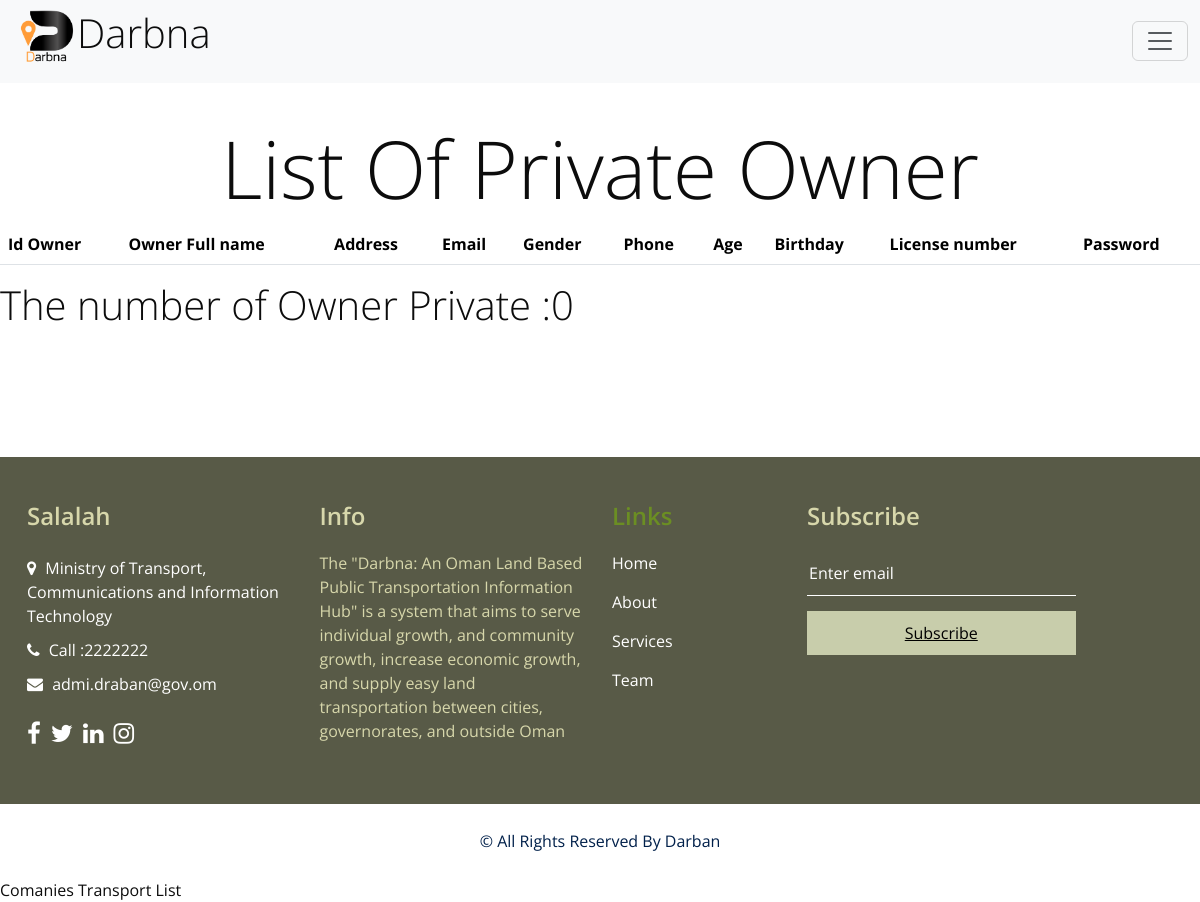
The app's page /PrivateOwnerList.php, older data.
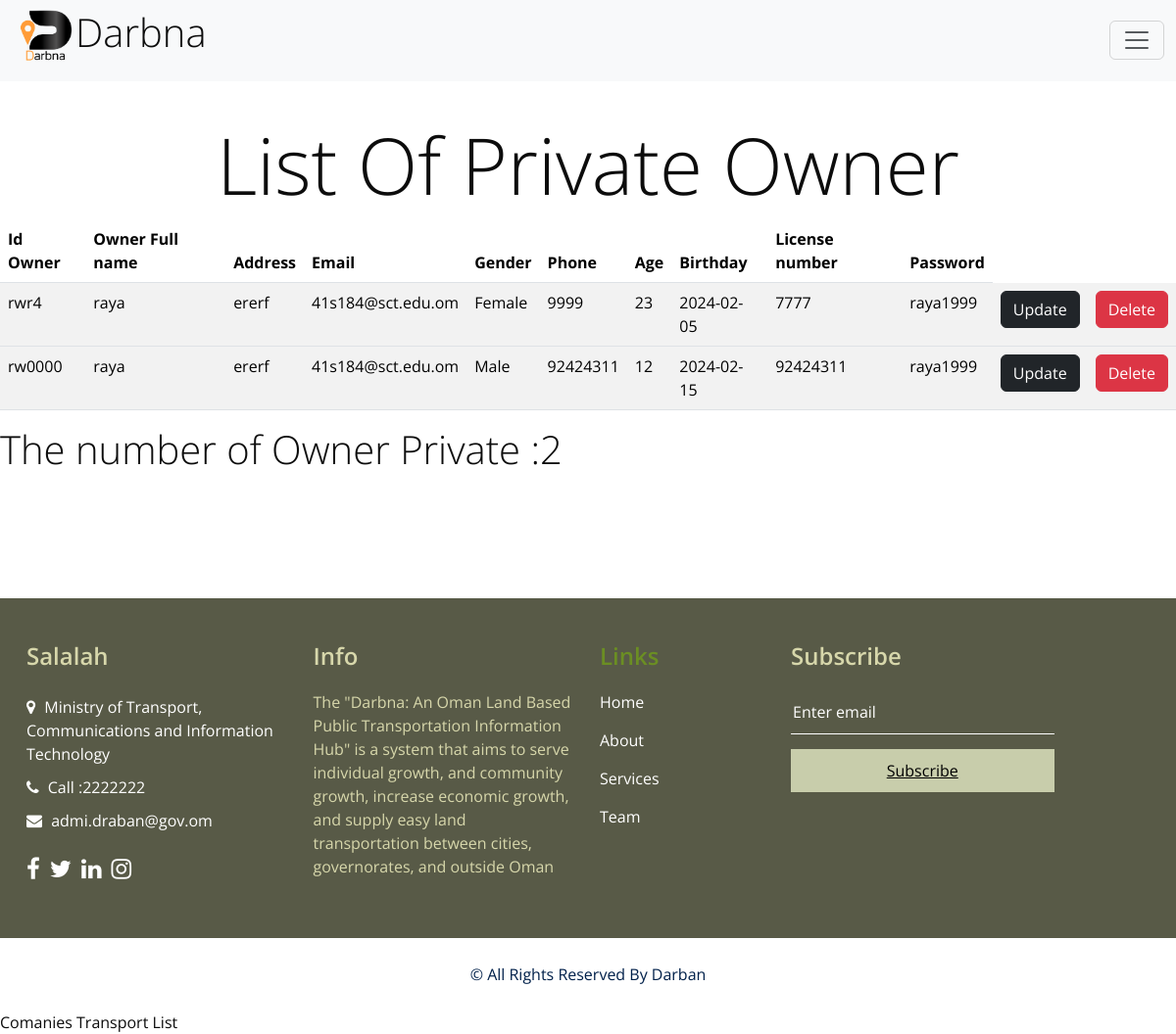
The same page, newer data.
### tables this page shows
CREATE TABLE IF NOT EXISTS `owner_info` (
  `OwnerID` varchar(8) NOT NULL,
  `OName` varchar(20) NOT NULL,
  `Address` varchar(18) NOT NULL,
  `Email` varchar(20) NOT NULL,
  `Gender` varchar(6) NOT NULL,
  `Phone` int(8) NOT NULL,
  `Age` int(3) NOT NULL,
  `Birthday` date NOT NULL,
  `Licensenumber` int(10) NOT NULL,
  `Password` varchar(8) NOT NULL,
  `RePassword` varchar(8) NOT NULL
);

### PrivateOwnerList.php (the view, shortened to what this page needs)
<?php session_start() ?><!DOCTYPE html>
<html>
<head>
  <link href="https://cdn.jsdelivr.net/npm/bootstrap@5.3.2/dist/css/bootstrap.min.css" rel="stylesheet">
<link rel="stylesheet" href="style.css">
      <link href="https://cdn.jsdelivr.net/npm/bootstrap@5.3.2/dist/css/bootstrap.min.css" rel="stylesheet">
    </head>
    <body>
    </body>
  </html>
  <link rel="stylesheet" type="text/css" href="https://cdnjs.cloudflare.com/ajax/libs/OwlCarousel2/2.3.4/assets/owl.carousel.min.css" />
  <link href="css/font-awesome.min.css" rel="stylesheet" />
  <link href="css/style.css" rel="stylesheet" />
  <link href="css/responsive.css" rel="stylesheet" />
</head>
<body>
    <header>
     <nav class="navbar bg-body-tertiary fixed-top">
        <div class="container-fluid">
            <h3 class="display-6"><img src="images/o.png" style="height: 60ox;width: 65px;">Darbna</h3>
          <button class="navbar-toggler" type="button" data-bs-toggle="offcanvas" data-bs-target="#offcanvasNavbar" aria-controls="offcanvasNavbar" aria-label="Toggle navigation">
            <span class="navbar-toggler-icon"></span>
          </button>
        </div>
      </nav></header>
    <br><br><br><br><br>
    <h1 class="display-1" style="text-align: center;">List Of Private Owner</h1>
    <?php
   include 'dbconnect.php';
            $sql="SELECT * FROM owner_info ";
            if(!$result=$conn->query($sql)){
                die("There was an error running the query".$conn->error);
             }
    echo '<table class="table table-striped">';
    echo "<thead><tr>";
    echo  "<th>Id Owner</th>";
    echo "<th>Owner Full name</th>";
    echo "<th>Address</th>";
    echo "<th>Email</th>";
    echo   "<th>Gender</th>";
    echo "<th>Phone</th>";
    echo  "<th>Age</th>";
    echo "<th>Birthday</th>";
    echo "<th>License number</th>";
    echo  "<th>Password</th>";
    echo "</tr></thead>";
    echo "<tbody>";
    $i=0;
    while ($row = mysqli_fetch_array($result, MYSQLI_ASSOC)){
        echo "  <tbody>";
        echo "<tr>";
        echo "<td>{$row ['OwnerID']}</td>";
        echo "<td>{$row ['OName']}</td>";
        echo "<td>{$row ['Address']}</td>";
        echo "<td>{$row ['Email']}</td>";
        echo "<td>{$row ['Gender']}</td>";
        echo "<td>{$row ['Phone']}</td>";
        echo "<td>{$row ['Age']}</td>";
        echo "<td>{$row ['Birthday']}</td>";
        echo "<td>{$row ['Licensenumber']}</td>";
        echo "<td>{$row ['Password']}</td>";
      $i=$i+1;
      echo "<td><a class='btn btn-dark' href='adminUpdatePOwner.php?OwnerID={$row['OwnerID']}&Email={$row ['Email']}&Password={$row ['Password']}'>Update</a></td>";
      echo '<form action="adminDeleteOwaner.php" method="POST">';
            echo "<th><input type='submit' value='Delete' name='delete' class='btn btn-danger'></th>";
          echo "</form>";}
      echo "</tbody>";
      echo "</table> ";
      echo "<h6 class='display-6' > The number of Owner Private :$i</h6>";
             ?>
<br><br><br><br><br>
<section class="info_section layout_padding2" style="background-color: rgba(58, 60, 37, 0.845);color: rgb(215, 215, 171);">
  <div class="container">
    <div class="row">
      <div class="col-md-6 col-lg-3 info_col">
        <div class="info_contact">
          <h4>
            Salalah
          </h4>
          <div class="contact_link_box">
            <a href="">
              <i class="fa fa-map-marker" aria-hidden="true"></i>
              <span>
                Ministry of Transport, Communications and Information Technology
              </span>
            </a>
            <a href="">
              <i class="fa fa-phone" aria-hidden="true"></i>
              <span>
                Call :2222222
              </span>
            </a>
            <a href="">
              <i class="fa fa-envelope" aria-hidden="true"></i>
              <span>
                admi.draban@gov.om
              </span>
            </a>
          </div>
        </div>
        <div class="info_social">
          <a href="">
            <i class="fa fa-facebook" aria-hidden="true"></i>
          </a>
          <a href="">
            <i class="fa fa-twitter" aria-hidden="true"></i>
          </a>
          <a href="">
            <i class="fa fa-linkedin" aria-hidden="true"></i>
          </a>
          <a href="">
            <i class="fa fa-instagram" aria-hidden="true"></i>
          </a>
        </div>
      </div>
      <div class="col-md-6 col-lg-3 info_col">
        <div class="info_detail">
          <h4>
            Info
          </h4>
          <p>
            The "Darbna: An Oman Land Based Public Transportation Information Hub" is a system that aims to serve individual growth, and community growth, increase economic growth, and supply easy land transportation between cities, governorates, and outside Oman </p>
        </div>
      </div>
      <div class="col-md-6 col-lg-2 "style="color: olivedrab;" >
        <div class="">
          <h4>
            Links
          </h4>
          <div class="info_links">
            <a class="active" href="index.html">
              Home
            </a>
            <a class="" href="about.html">
              About
            </a>
            <a class="" href="service.html">
              Services
            </a>
            <a class="" href="team.html">
              Team
            </a>
          </div>
        </div>
      </div>
      <div class="col-md-6 col-lg-3 info_col ">
        <h4>
          Subscribe
        </h4>
        <form action="#">
          <input type="text" placeholder="Enter email" />
          <button type="submit" class="btn btn-link">
            Subscribe
          </button>
        </form>
      </div>
    </div>
  </div>
</section>
  <section class="footer_section">
      <div class="container">
        <p>
          &copy; <span id="displayYear"></span> All Rights Reserved By Darban</a>
        </p>
      </div>
    </section>
</body>Comanies Transport List

### css/style.css (style rules this page uses)
body { font-family: "Open Sans", sans-serif; color: #0c0c0c; background-color: #ffffff; overflow-x: hidden; }
* { box-sizing: border-box; }
.container { position: relative; }
.row:after { content: ""; display: table; clear: both; }
.active, .demo:hover { opacity: 1; }
.layout_padding2 { padding: 75px 0; }
a, a:hover, a:focus { text-decoration: none; }
.btn, .btn:focus { outline: none !important; -webkit-box-shadow: none; box-shadow: none; }
.info_section { background-color: #00204a; color: #ffffff; padding: 45px 0 15px 0; }
.info_section h4 { font-weight: 600; margin-bottom: 20px; }
.info_section .info_col { margin-bottom: 30px; }
.info_section .info_contact .contact_link_box { display: -webkit-box; display: -ms-flexbox; display: flex; -webkit-box-orient: vertical; -webkit-box-direction: normal; -ms-flex-direction: column; flex-direction: column; }
.info_section .info_contact .contact_link_box a { margin: 5px 0; color: #ffffff; }
.info_section .info_contact .contact_link_box a i { margin-right: 5px; }
.info_section .info_social { display: -webkit-box; display: -ms-flexbox; display: flex; margin-top: 20px; margin-bottom: 10px; }
.info_section .info_social a { display: -webkit-box; display: -ms-flexbox; display: flex; -webkit-box-pack: center; -ms-flex-pack: center; justify-content: center; -webkit-box-align: center; -ms-flex-align: center; align-items: center; color: #ffffff; border-radius: 100%; margin-right: 10px; font-size: 24px; }
.info_section .info_links { display: -webkit-box; display: -ms-flexbox; display: flex; -webkit-box-orient: vertical; -webkit-box-direction: normal; -ms-flex-direction: column; flex-direction: column; -ms-flex-wrap: wrap; flex-wrap: wrap; }
.info_section .info_links a { display: -webkit-box; display: -ms-flexbox; display: flex; -webkit-box-align: center; -ms-flex-align: center; align-items: center; margin-bottom: 15px; color: #ffffff; }
.info_section form input { border: none; border-bottom: 1px solid #ffffff; background-color: transparent; width: 100%; height: 45px; color: #ffffff; outline: none; }
.info_section form input::placeholder { color: #ffffff; }
.info_section form button { width: 100%; text-align: center; display: inline-block; padding: 10px 55px; background-color: #c8cdab; color: #000000; border-radius: 0; -webkit-transition: all 0.3s; transition: all 0.3s; border: none; margin-top: 15px; }
.footer_section { position: relative; background-color: #ffffff; text-align: center; }
.footer_section p { color: #00204a; padding: 25px 0; margin: 0; }

### css/responsive.css (style rules this page uses)
@media (min-width: 1200px) { .container { max-width: 1170px; } }

Row changes from the older to the newer data that the page shows:
added owner_info: OwnerID "rwr4", OName "raya", Address "ererf", Email "41s184@sct.edu.om", Gender "Female", Phone "9999", Age "23", Birthday "2024-02-05", Licensenumber "7777", Password "raya1999"
added owner_info: OwnerID "rw0000", OName "raya", Address "ererf", Email "41s184@sct.edu.om", Gender "Male", Phone "92424311", Age "12", Birthday "2024-02-15", Licensenumber "92424311", Password "raya1999"
Text that changed along with them:
$i: "0" → "2"
